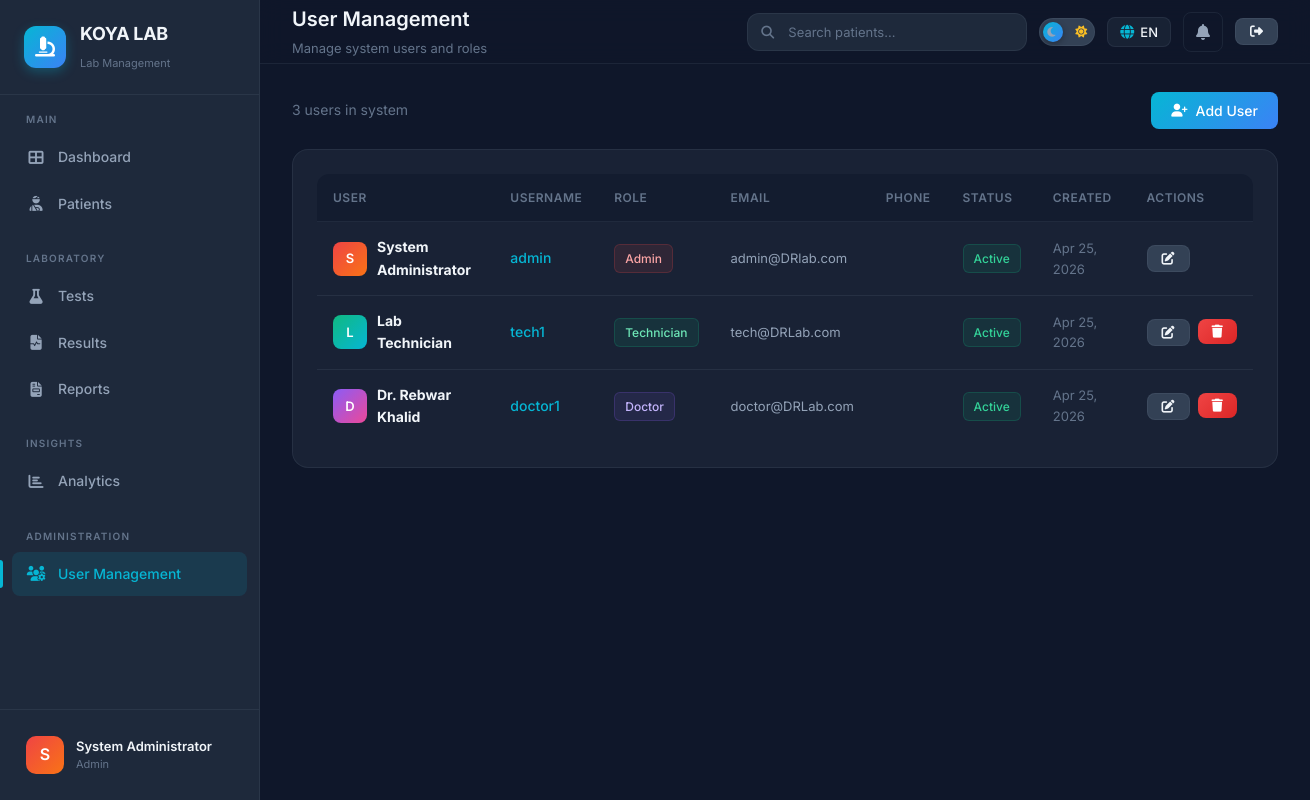
/users.php (signed in), run on the app's committed database.
### tables this page shows
CREATE TABLE IF NOT EXISTS users (
    id INT AUTO_INCREMENT PRIMARY KEY,
    username VARCHAR(50) UNIQUE NOT NULL,
    password VARCHAR(255) NOT NULL,
    full_name VARCHAR(100) NOT NULL,
    email VARCHAR(100),
    phone VARCHAR(20),
    role ENUM('admin', 'technician', 'doctor') NOT NULL DEFAULT 'technician',
    is_active TINYINT(1) DEFAULT 1,
    created_at TIMESTAMP DEFAULT CURRENT_TIMESTAMP,
    updated_at TIMESTAMP DEFAULT CURRENT_TIMESTAMP ON UPDATE CURRENT_TIMESTAMP
);

### config.php (called while the page is built, shortened)
<?php
function getUserRole()
{
    return $_SESSION['role'] ?? null;
}
function getUserId()
{
    return $_SESSION['user_id'] ?? null;
}
function getUserName()
{
    return $_SESSION['full_name'] ?? 'User';
}
function hasRole($roles)
{
    if (!is_array($roles)) {
        $roles = [$roles];
    }
    return in_array(getUserRole(), $roles);
}
function formatDate($date)
{
    return date('M d, Y', strtotime($date));
}

### users.php (the view, shortened to what this page needs)
<?php
$pageTitle = 'User Management';
$pageSubtitle = 'Manage system users and roles';
require_once __DIR__ . '/auth.php';
$users = $pdo->query("SELECT * FROM users ORDER BY created_at DESC")->fetchAll();
include __DIR__ . '/includes/header.php';
?>
<div class="toolbar">
    <div class="toolbar-left">
        <span style="color:var(--text-muted);font-size:14px;"><?php echo count($users); ?> users in system</span>
    </div>
    <div class="toolbar-right">
        <button class="btn btn-primary" onclick="openModal('addUserModal')">
            <i class="fas fa-user-plus"></i> <span data-translate="Add User">Add User</span>
        </button>
    </div>
</div>
<div class="card">
    <div class="table-container">
        <table>
            <thead>
                <tr>
                    <th data-translate="User">User</th>
                    <th data-translate="Username">Username</th>
                    <th data-translate="Role">Role</th>
                    <th data-translate="Email">Email</th>
                    <th data-translate="Phone">Phone</th>
                    <th data-translate="Status">Status</th>
                    <th data-translate="Created">Created</th>
                    <th data-translate="Actions">Actions</th>
                </tr>
            </thead>
            <tbody>
                <?php foreach ($users as $u): ?>
                    <tr>
                        <td>
                            <div style="display:flex;align-items:center;gap:10px;">
                                <div class="user-avatar <?php echo $u['role']; ?>-avatar"
                                    style="width:34px;height:34px;font-size:13px;border-radius:8px;">
                                    <?php echo strtoupper(substr($u['full_name'], 0, 1)); ?>
                                </div>
                                <strong
                                    style="color:var(--text-primary);"><?php echo htmlspecialchars($u['full_name']); ?></strong>
                            </div>
                        </td>
                        <td style="color:var(--accent-primary);font-weight:500;"><?php echo $u['username']; ?></td>
                        <td><span class="badge badge-<?php echo $u['role']; ?>"><?php echo ucfirst($u['role']); ?></span>
                        </td>
                        <td style="font-size:13px;"><?php echo htmlspecialchars($u['email']); ?></td>
                        <td style="font-size:13px;"><?php echo htmlspecialchars($u['phone']); ?></td>
                        <td>
                            <?php if ($u['is_active']): ?>
                                <span class="badge badge-completed">Active</span>
                            <?php else: ?>
                                <span class="badge badge-pending">Inactive</span>
                            <?php endif; ?>
                        </td>
                        <td style="font-size:13px;color:var(--text-muted);"><?php echo formatDate($u['created_at']); ?></td>
                        <td>
                            <div class="btn-group">
                                <button class="btn btn-sm btn-secondary"
                                    onclick="editUser(<?php echo htmlspecialchars(json_encode($u)); ?>)" title="Edit">
                                    <i class="fas fa-edit"></i>
                                </button>
                                <?php if ($u['id'] != getUserId()): ?>
                                    <form method="POST" style="display:inline;" onsubmit="return confirm('Delete this user?')">
                                        <button type="submit" class="btn btn-sm btn-danger" title="Delete"><i
                                                class="fas fa-trash"></i></button>
                                    </form>
                                <?php endif; ?>
                            </div>
                        </td>
                    </tr>
                <?php endforeach; ?>
            </tbody>
        </table>
    </div>
</div>
<?php include __DIR__ . '/includes/footer.php'; ?>

### includes/header.php (shortened to what this page needs)
<?php
$currentPage = basename($_SERVER['PHP_SELF'], '.php');
$cacheBust = '?v=' . time();
?>
<!DOCTYPE html>
<html lang="en" data-theme="light">
<head>
    <link rel="stylesheet" href="css/main.css<?php echo $cacheBust; ?>">
    <link rel="stylesheet" href="https://cdnjs.cloudflare.com/ajax/libs/font-awesome/6.4.0/css/all.min.css">
    <link rel="stylesheet" href="css/lang.css<?php echo $cacheBust; ?>">
</head>
<body>
    <div class="app-layout">
        <aside class="sidebar" id="sidebar">
            <div class="sidebar-header">
                <div class="sidebar-logo">
                    <i class="fas fa-microscope" onclick="location.reload()"></i>
                </div>
                <div class="sidebar-brand">
                    <h2 onclick="location.reload()"><?php echo APP_NAME; ?></h2>
                    <span data-translate="Lab Management">Lab Management</span>
                </div>
            </div>
            <nav class="sidebar-nav">
                <div class="nav-section">
                    <div class="nav-section-title" data-translate="Main">Main</div>
                    <a href="dashboard.php"
                        class="nav-item <?php echo $currentPage === 'dashboard' ? 'active' : ''; ?>">
                        <i class="fas fa-th-large"></i> <span data-translate="Dashboard">Dashboard</span>
                    </a>
                    <?php if (hasRole(['admin', 'technician'])): ?>
                        <a href="patients.php" class="nav-item <?php echo $currentPage === 'patients' ? 'active' : ''; ?>">
                            <i class="fas fa-user-injured"></i> <span data-translate="Patients">Patients</span>
                        </a>
                    <?php endif; ?>
                </div>
                <div class="nav-section">
                    <div class="nav-section-title" data-translate="Laboratory">Laboratory</div>
                    <?php if (hasRole(['admin', 'technician'])): ?>
                        <a href="tests.php" class="nav-item <?php echo $currentPage === 'tests' ? 'active' : ''; ?>">
                            <i class="fas fa-flask"></i> <span data-translate="Tests">Tests</span>
                        </a>
                        <a href="results.php" class="nav-item <?php echo $currentPage === 'results' ? 'active' : ''; ?>">
                            <i class="fas fa-file-medical-alt"></i> <span data-translate="Results">Results</span>
                        </a>
                    <?php endif; ?>
                    <a href="reports.php" class="nav-item <?php echo $currentPage === 'reports' ? 'active' : ''; ?>">
                        <i class="fas fa-file-invoice"></i> <span data-translate="Reports">Reports</span>
                    </a>
                </div>
                <?php if (hasRole(['admin', 'technician'])): ?>
                    <div class="nav-section">
                        <div class="nav-section-title" data-translate="Insights">Insights</div>
                        <a href="analytics.php"
                            class="nav-item <?php echo $currentPage === 'analytics' ? 'active' : ''; ?>">
                            <i class="fas fa-chart-bar"></i> <span data-translate="Analytics">Analytics</span>
                        </a>
                    </div>
                <?php endif; ?>
                <?php if (hasRole('admin')): ?>
                    <div class="nav-section">
                        <div class="nav-section-title" data-translate="Administration">Administration</div>
                        <a href="users.php" class="nav-item <?php echo $currentPage === 'users' ? 'active' : ''; ?>">
                            <i class="fas fa-users-cog"></i> <span data-translate="User Management">User Management</span>
                        </a>
                    </div>
                <?php endif; ?>
            </nav>
            <div class="sidebar-footer">
                <div class="user-info">
                    <div class="user-avatar <?php echo getUserRole(); ?>-avatar">
                        <?php echo strtoupper(substr(getUserName(), 0, 1)); ?>
                    </div>
                    <div class="user-details">
                        <div class="user-name"><?php echo getUserName(); ?></div>
                        <div class="user-role"><?php echo ucfirst(getUserRole()); ?></div>
                    </div>
                </div>
            </div>
        </aside>
        <main class="main-content">
            <header class="top-header">
                <div class="header-left">
                    <div class="page-title">
                        <h2 data-translate="<?php echo $pageTitle ?? 'Dashboard'; ?>"><?php echo $pageTitle ?? 'Dashboard'; ?></h2>
                        <?php if (isset($pageSubtitle)): ?>
                            <span><?php echo $pageSubtitle; ?></span>
                        <?php endif; ?>
                    </div>
                </div>
                <div class="header-right">
                    <div class="header-search">
                        <i class="fas fa-search"></i>
                        <input type="text" id="globalSearch" data-translate="Search patients..." placeholder="Search patients..." autocomplete="off"
                            oninput="performSearch(this.value)">
                    </div>
                    <div class="theme-switch" onclick="toggleTheme()" title="Switch theme">
                        <div class="theme-switch-track">
                            <i class="fas fa-moon theme-icon-moon"></i>
                            <i class="fas fa-sun theme-icon-sun"></i>
                            <div class="theme-switch-thumb"></div>
                        </div>
                    </div>
                    <div class="lang-switch" style="position:relative;">
                        <button class="lang-switch-btn" onclick="toggleLangDropdown(event)" title="Language">
                            <i class="fas fa-globe"></i>
                            <span id="langBtnText">EN</span>
                        </button>
                    </div>
                    <div style="position:relative;">
                        <button class="notification-btn" onclick="toggleNotifications()">
                            <i class="fas fa-bell"></i>
                        </button>
                    </div>
                    <a href="logout.php" class="btn btn-sm btn-secondary" title="Logout">
                        <i class="fas fa-sign-out-alt"></i>
                    </a>
                </div>
            </header>
            <div class="content-area">

### includes/footer.php (shortened to what this page needs)
</div>
</main>
</div>
</body>
</html>

### css/lang.css (style rules this page uses)
.lang-switch-btn { display: flex; align-items: center; gap: 6px; padding: 6px 12px; background: var(--bg-card); border: 1px solid var(--border-color); border-radius: 8px; color: var(--text-primary); cursor: pointer; font-size: 13px; font-weight: 500; transition: all 0.2s ease; font-family: 'Inter', sans-serif; }
.lang-switch-btn i { font-size: 14px; color: var(--accent-primary); }

### data on the page
users: full_name "S", full_name "System Administrator", username "admin", role "Admin", email "admin@DRlab.com", is_active "Active", created_at "Apr 25, 2026"
users: full_name "L", full_name "Lab Technician", username "tech1", role "Technician", email "tech@DRLab.com", is_active "Active", created_at "Apr 25, 2026"
users: full_name "D", full_name "Dr. Rebwar Khalid", username "doctor1", role "Doctor", email "doctor@DRLab.com", is_active "Active", created_at "Apr 25, 2026"

### other printed values
APP_NAME "KOYA LAB"
substr(getUserName(), 0, 1) "S"
getUserName() "System Administrator"
getUserRole() "Admin"
$pageSubtitle "Manage system users and roles"
count($users) "3"
